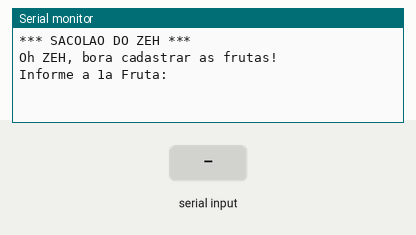
Simulated run of this sketch. Board: Arduino Uno, built with avr-gcc and run on an emulated ATmega328P. Parts: the last lines printed to the serial monitor. Inputs (shaded band) come from the test bench.

Above: at 0.8 s.
0.9 s: "1" received over Serial
At 2.3 s:
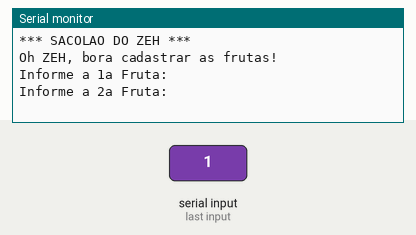
2.4 s: "0" received over Serial
At 3.8 s:
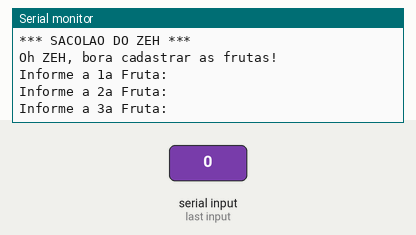
3.9 s: "2" received over Serial
At 6.3 s:
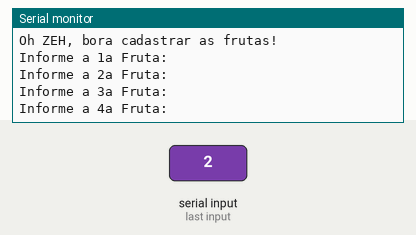
Timing chart, 0 to 7.8 s (numbered marks = the images above; inputs shaded):
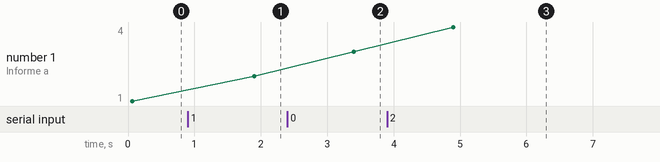

Measured:
- after the input at 0.9 s, the serial monitor: prints a new line after 1.0 s (image 1)
- after the input at 2.4 s, the serial monitor: prints a new line after 1.0 s (image 2)
- after the input at 3.9 s, the serial monitor: prints a new line after 1.0 s (image 3)
- plotted number 1: 1 → 2 after the input at 0.9 s, 2 → 3 after the input at 2.4 s, 3 → 4 after the input at 3.9 s

The sketch:

vetores_cadastro_de_frutas1.ino
```cpp
// C++ code
//
void setup()
{
  Serial.begin(9600);


  Serial.println("*** SACOLAO DO ZEH ***");
  Serial.println();

  String frutas[6];

  Serial.println("Oh ZEH, bora cadastrar as frutas!");

  Serial.println();

  for(int i = 0; i <= 5; i++){
  Serial.println("Informe a "+ String(i + 1)+ "a Fruta:");
  while (! Serial.available());
  String fruta = Serial.readString();

  frutas[i] = fruta;


  }
  for(int i = 0; i <= 5; i++)
  Serial.println(frutas[i]);

}

void loop()
{

}
```
